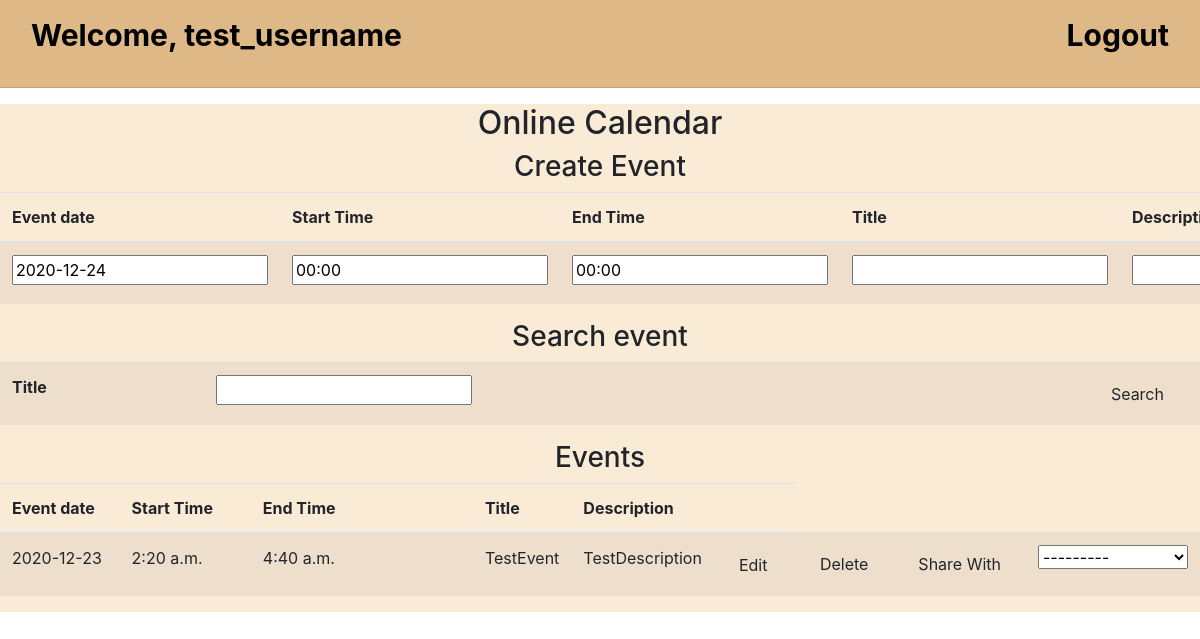
The app's page / (signed in), older data.
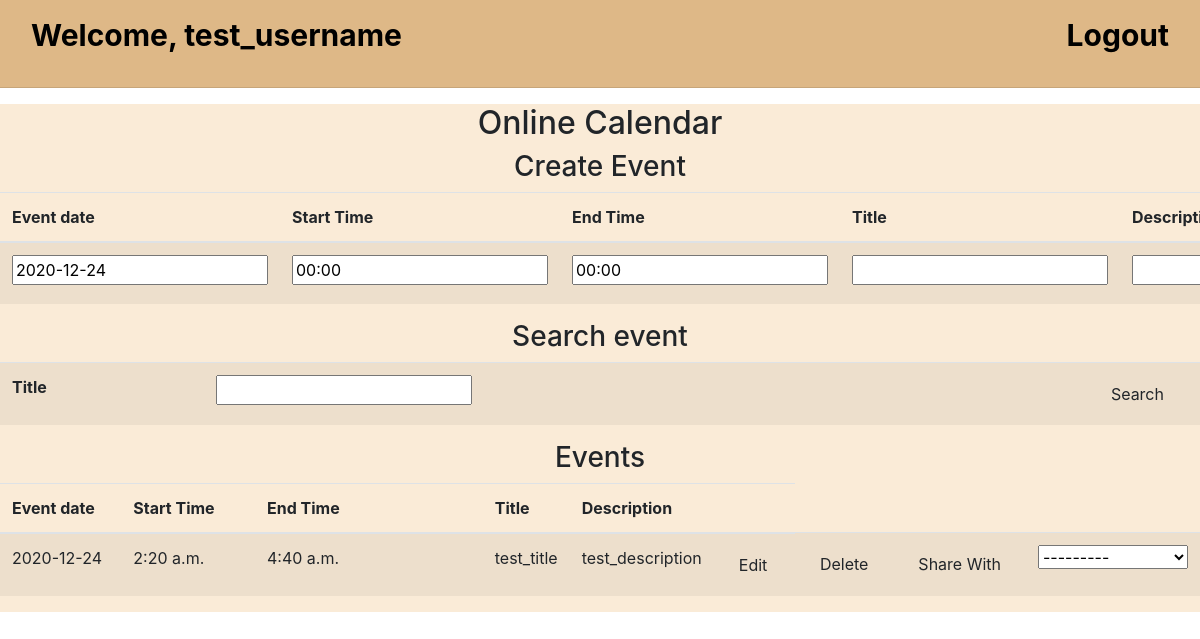
The same page, newer data.
### myapp/models.py (models this page shows, shortened)
class Record(models.Model):
    date = DateField()
    time_start = models.TimeField(auto_now=False, auto_now_add=False, default='00:00')
    time_end = models.TimeField(auto_now=False, auto_now_add=False, default='00:00')
    title = CharField(max_length=300)
    description = CharField(max_length=300)
    user = models.ForeignKey(User, null=True, on_delete=models.CASCADE)

### myapp/views.py (the view)
# urls.py: path('', views.index),
@login_required
def index(request):
    user = request.user
    record_form = RecordForm(user=user)
    user_form = UserForm()
    records = Record.objects.filter(user=user)
    return render(request, 'app/index.html', locals())

### myapp/forms.py
class RecordForm(ModelForm):
    def __init__(self, user, *args, **kwargs):
        super().__init__(*args, **kwargs)
    class Meta:
        model = Record
        fields = ['date', 'time_start', 'time_end', 'title', 'description']
        widgets = {
            'date': TextInput(attrs={
                'id': 'datepicker1',
                'value': date.today().strftime('%Y-%m-%d')
            }),
        }

class UserForm(ModelForm):
    class Meta:
        model = Record
        fields = ['user']

### myapp/templates/app/index.html (shortened to what this page needs)
<!DOCTYPE html>
<html lang="en">
<head>
    <link href="https://stackpath.bootstrapcdn.com/bootstrap/4.4.1/css/bootstrap.min.css" rel="stylesheet"
>
</head>
<body>
  <div style="background-color:burlywood;">
    <nav class="navbar navbar-inverse navbar-fixed-top">
      <div class="container-fluid">
        <div class="navbar-header">
          <a class="navbar-brand" href="" style="color:#000; font-weight:bold; font-size:30px;">Welcome, {{ user.username }}</a>
        </div>
        <ul class="nav navbar-nav navbar-right">
          <li><a href="/accounts/logout" style="color:#000; font-weight:bold; font-size:30px;">Logout</a></li>
        </ul>
      </div>
    </nav>
    <hr />
  </div>
  <div style="background-color: antiquewhite;">
    <h2 class="page-header" align="center">Online Calendar</h2>
    <div class= "th-wrapper">
    <h3 class="sub-header" align="center">Create Event</h3>
    </div>
    <div class="table-responsive">
      <form action="/add_event" method="post">
        <table class="table table-striped">
        <col style="width:15%">
        <col style="width:18%">
        <col style="width:35%">
        <col style="width:7%">
          <thead>
             <tr>
              <th>Event date</th>
              <th>Start Time</th>
              <th>End Time</th>
              <th>Title</th>
              <th>Description</th>
            </tr>
          </thead>
          <tbody>
            <tr>
           {% for field in record_form %}
              <td>{{field}}</td>
           {% endfor %}
            </tr>
          </tbody>
        </table>
      </form>
    </div>
    <div class= "th-wrapper">
      <h3 class="sub-header" align="center">Search event</h3>
    </div>
    <div class="table-responsive">
      <form action="/search_event" method="post">
        <table class="table table-striped">
        <col style="width:15%">
        <col style="width:65%">
        <col style="width:7%">
          <tr>
            <th>Title</th>
              <td><input type="text" name="title"></td>
              <td><input type="submit" class="btn show-new-item" value="Search"/></td>
          </tr>
        </table>
      </form>
    </div>
    <h3 class="sub-header" align="center">Events</h3>
    <div class="table-responsive">
      <table class="table table-striped">
        <col style="width:15%">
        <col style="width:18%">
        <col style="width:35%">
        <col style="width:7%">
        <col style="width:7%">
        <col style="width:7%">
        <thead>
          <tr>
            <th>Event date</th>
            <th>Start Time</th>
            <th>End Time</th>
            <th>Title</th>
            <th>Description</th>
            <th></th>
          </tr>
        </thead>
        <tbody>
          {% for record in records %}
          <tr>
            <td>{{ record.date | date:"Y-m-d" }}</td>
            <td>{{ record.time_start}}</td>
            <td>{{ record.time_end}}</td>
            <td>{{ record.title }}</td>
            <td>{{ record.description }}</td>
            <td>
              <form method="post" action="/edit_event">
                <input type="submit" class="btn" value="Edit">
              </form>
            </td>
            <td>
              <form method="post" action="/delete_event">
                <input type="submit" class="btn" value="Delete">
              </form>
            </td>
            <form method="post" action="/share_event">
              <td>
                  <input type="submit" class="btn" value="Share With">
              </td>
              <td>
                  {{user_form.user}}
              </td>
            </form>
          </tr>
          {% endfor %}
        </tbody>
      </table>
    </div>
  </div>
</body>
</html>

Row changes from the older to the newer data that the page shows:
changed Record: date "2020-12-23" → "2020-12-24"; title "TestEvent" → "test_title"; description "TestDescription" → "test_description"
